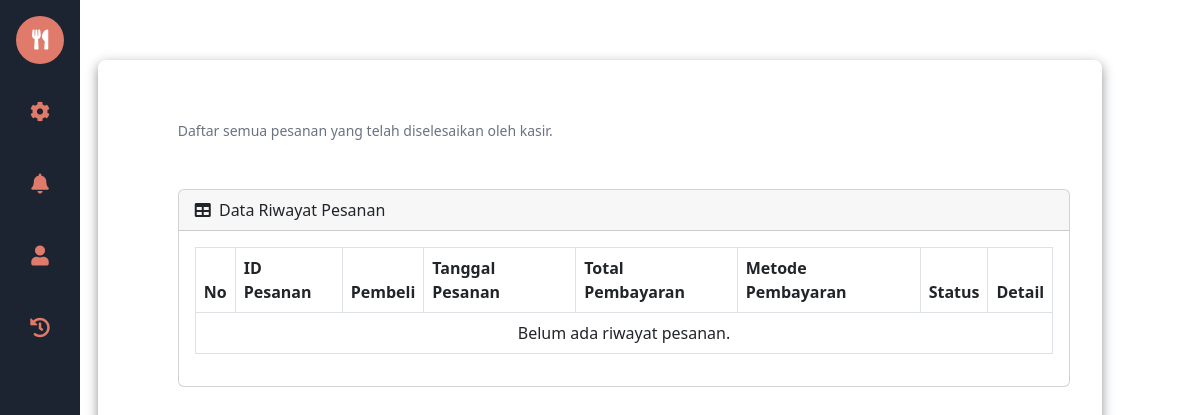
The page /WEBPRO/pages/kasir/riwayat_pesanan.php (signed in) on the database as committed earlier.
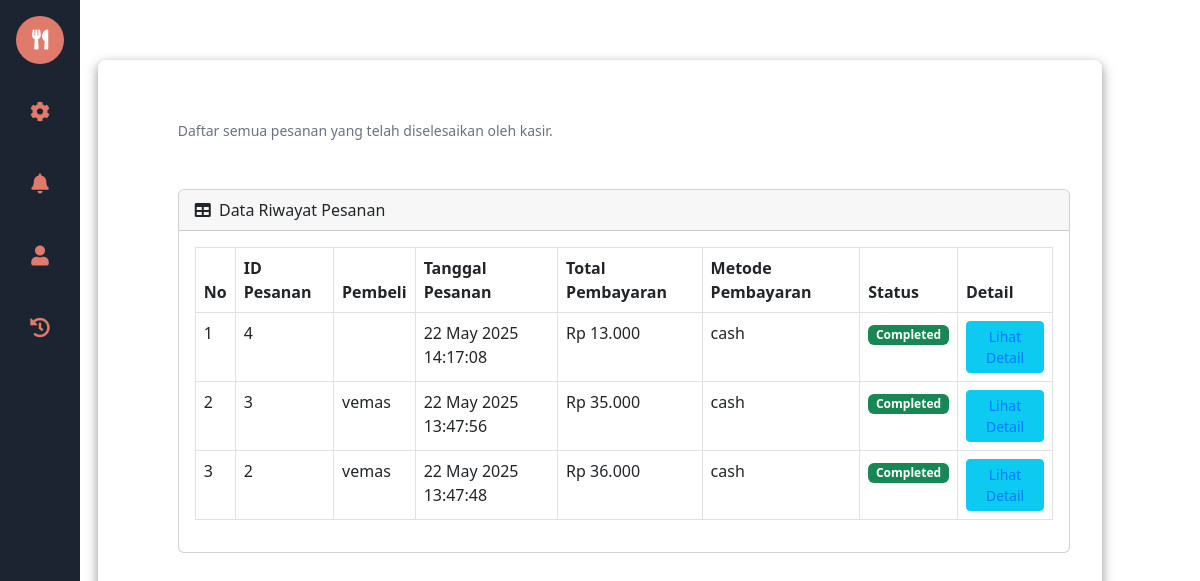
The same page on the database as committed later.
### tables this page shows
CREATE TABLE `orders` (
  `id` int(11) NOT NULL,
  `user_id` int(11) NOT NULL,
  `order_date` datetime NOT NULL DEFAULT current_timestamp(),
  `total_amount` decimal(10,2) NOT NULL,
  `status` enum('completed','pending','cancelled') NOT NULL DEFAULT 'completed',
  `customer_name` varchar(255) DEFAULT NULL,
  `payment_method` varchar(50) DEFAULT NULL,
  `notes` text DEFAULT NULL
);

### WEBPRO/pages/kasir/riwayat_pesanan.php (the view, shortened to what this page needs)
<?php
include '../../koneksi.php';
$sql_orders = "SELECT
                o.id AS order_id,
                o.order_date,
                o.total_amount,
                o.status,
                u.username AS kasir_username,
                o.customer_name,
                o.payment_method,
                o.notes
            FROM
                orders o
            JOIN
                users u ON o.user_id = u.id
            ORDER BY
                o.order_date DESC";
$result_orders = $conn->query($sql_orders);
?>
<!DOCTYPE html>
<html lang="en">
<head>
    <link href="https://cdn.jsdelivr.net/npm/simple-datatables@7.1.2/dist/style.min.css" rel="stylesheet" />
    <link rel="stylesheet" href="https://cdnjs.cloudflare.com/ajax/libs/font-awesome/5.15.3/css/all.min.css" />
    <link href="../../css/kasir.css" rel="stylesheet">
    <link href="../../css/admin.css" rel="stylesheet">
</head>
<body class="sb-nav-fixed">
    <div class="container" role="main">
        <?php include '../../views/kasir/sidebar.php';  ?>
        <main>
            <header>
                <h1>Riwayat Pesanan</h1>
                <p>Daftar semua pesanan yang telah diselesaikan oleh kasir.</p>
            </header>
            <div class="card mb-4">
                <div class="card-header">
                    <i class="fas fa-table me-1"></i>
                    Data Riwayat Pesanan
                </div>
                <div class="card-body">
                    <table id="datatablesSimple" class="table table-bordered">
                        <thead>
                            <tr>
                                <th>No</th>
                                <th>ID Pesanan</th>
                                <th>Pembeli</th>
                                <th>Tanggal Pesanan</th>
                                <th>Total Pembayaran</th>
                                <th>Metode Pembayaran</th>
                                <th>Status</th>
                                <th>Detail</th>
                            </tr>
                        </thead>
                        <tbody>
                            <?php
                            if ($result_orders->num_rows > 0) {
                                $no = 1;
                                while ($order = $result_orders->fetch_assoc()) {
                                    ?>
                                    <tr>
                                        <td><?php echo $no++; ?></td>
                                        <td><?php echo $order['order_id']; ?></td>
                                        <td><?php echo htmlspecialchars($order['customer_name'] ?? $order['kasir_username']); ?>
                                        </td>
                                        <td><?php echo date('d M Y H:i:s', strtotime($order['order_date'])); ?></td>
                                        <td>Rp <?php echo number_format($order['total_amount'], 0, ',', '.'); ?></td>
                                        <td><?php echo htmlspecialchars($order['payment_method']); ?></td>
                                        <td>
                                            <span class="badge bg-<?php
                                            if ($order['status'] == 'completed')
                                                echo 'success';
                                            else if ($order['status'] == 'pending')
                                                echo 'warning';
                                            else
                                                echo 'danger';
                                            ?>">
                                                <?php echo ucfirst(htmlspecialchars($order['status'])); ?>
                                            </span>
                                        </td>
                                        <td>
                                            <button class="order-detail-toggle btn btn-sm btn-info"
                                                data-order-id="<?php echo $order['order_id']; ?>">Lihat Detail</button>
                                        </td>
                                    </tr>
                                    <?php
                                }
                            } else {
                                ?>
                                <tr>
                                    <td colspan="8" class="text-center">Belum ada riwayat pesanan.</td>
                                </tr>
                                <?php
                            }
                            ?>
                        </tbody>
                    </table>
                </div>
            </div>
        </main>
    </div>
</body>
</html>

Rows that differ between the two databases and show on the page:
added orders: id "4", order_date "22 May 2025 14:17:08", total_amount "13.000", payment_method "cash", status "Completed"
added orders: id "3", customer_name "vemas", order_date "22 May 2025 13:47:56", total_amount "35.000", payment_method "cash", status "Completed"
added orders: id "2", customer_name "vemas", order_date "22 May 2025 13:47:48", total_amount "36.000", payment_method "cash", status "Completed"
Other text that changed with them:
text no longer shown: "Belum ada riwayat pesanan."
